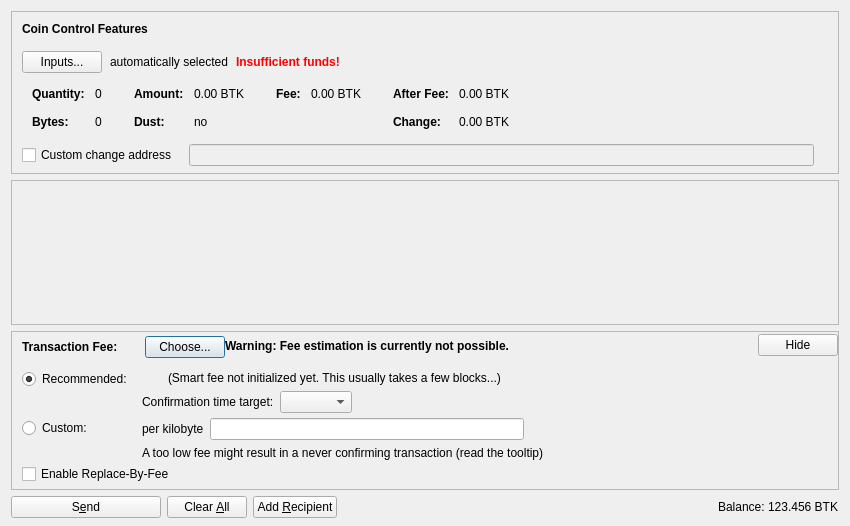
<?xml version="1.0" encoding="UTF-8"?>
<ui version="4.0">
 <class>SendCoinsDialog</class>
 <widget class="QDialog" name="SendCoinsDialog">
  <property name="geometry">
   <rect>
    <x>0</x>
    <y>0</y>
    <width>850</width>
    <height>526</height>
   </rect>
  </property>
  <property name="windowTitle">
   <string>Send Coins</string>
  </property>
  <layout class="QVBoxLayout" name="verticalLayout" stretch="0,1,0,0">
   <property name="bottomMargin">
    <number>8</number>
   </property>
   <item>
    <widget class="QFrame" name="frameCoinControl">
     <property name="sizePolicy">
      <sizepolicy hsizetype="Expanding" vsizetype="Expanding">
       <horstretch>0</horstretch>
       <verstretch>0</verstretch>
      </sizepolicy>
     </property>
     <property name="maximumSize">
      <size>
       <width>16777215</width>
       <height>16777215</height>
      </size>
     </property>
     <property name="frameShape">
      <enum>QFrame::StyledPanel</enum>
     </property>
     <property name="frameShadow">
      <enum>QFrame::Sunken</enum>
     </property>
     <layout class="QVBoxLayout" name="verticalLayoutCoinControl2">
      <property name="spacing">
       <number>0</number>
      </property>
      <property name="leftMargin">
       <number>0</number>
      </property>
      <property name="topMargin">
       <number>0</number>
      </property>
      <property name="rightMargin">
       <number>0</number>
      </property>
      <property name="bottomMargin">
       <number>6</number>
      </property>
      <item>
       <layout class="QVBoxLayout" name="verticalLayoutCoinControl" stretch="0,0,0,0,1">
        <property name="spacing">
         <number>0</number>
        </property>
        <property name="leftMargin">
         <number>10</number>
        </property>
        <property name="topMargin">
         <number>10</number>
        </property>
        <item>
         <layout class="QHBoxLayout" name="horizontalLayoutCoinControl1">
          <property name="bottomMargin">
           <number>15</number>
          </property>
          <item>
           <widget class="QLabel" name="labelCoinControlFeatures">
            <property name="sizePolicy">
             <sizepolicy hsizetype="Preferred" vsizetype="Maximum">
              <horstretch>0</horstretch>
              <verstretch>0</verstretch>
             </sizepolicy>
            </property>
            <property name="font">
             <font>
              <weight>75</weight>
              <bold>true</bold>
             </font>
            </property>
            <property name="styleSheet">
             <string notr="true">font-weight:bold;</string>
            </property>
            <property name="text">
             <string>Coin Control Features</string>
            </property>
           </widget>
          </item>
         </layout>
        </item>
        <item>
         <layout class="QHBoxLayout" name="horizontalLayoutCoinControl2" stretch="0,0,0,0">
          <property name="spacing">
           <number>8</number>
          </property>
          <property name="bottomMargin">
           <number>10</number>
          </property>
          <item>
           <widget class="QPushButton" name="pushButtonCoinControl">
            <property name="styleSheet">
             <string notr="true"/>
            </property>
            <property name="text">
             <string>Inputs...</string>
            </property>
            <property name="autoDefault">
             <bool>false</bool>
            </property>
           </widget>
          </item>
          <item>
           <widget class="QLabel" name="labelCoinControlAutomaticallySelected">
            <property name="text">
             <string>automatically selected</string>
            </property>
            <property name="margin">
             <number>5</number>
            </property>
           </widget>
          </item>
          <item>
           <widget class="QLabel" name="labelCoinControlInsuffFunds">
            <property name="font">
             <font>
              <weight>75</weight>
              <bold>true</bold>
             </font>
            </property>
            <property name="styleSheet">
             <string notr="true">color:red;font-weight:bold;</string>
            </property>
            <property name="text">
             <string>Insufficient funds!</string>
            </property>
            <property name="margin">
             <number>5</number>
            </property>
           </widget>
          </item>
          <item>
           <spacer name="horizontalSpacerCoinControl">
            <property name="orientation">
             <enum>Qt::Horizontal</enum>
            </property>
            <property name="sizeHint" stdset="0">
             <size>
              <width>40</width>
              <height>1</height>
             </size>
            </property>
           </spacer>
          </item>
         </layout>
        </item>
        <item>
         <widget class="QWidget" name="widgetCoinControl" native="true">
          <property name="sizePolicy">
           <sizepolicy hsizetype="Preferred" vsizetype="Preferred">
            <horstretch>0</horstretch>
            <verstretch>0</verstretch>
           </sizepolicy>
          </property>
          <property name="minimumSize">
           <size>
            <width>0</width>
            <height>0</height>
           </size>
          </property>
          <property name="styleSheet">
           <string notr="true"/>
          </property>
          <layout class="QHBoxLayout" name="horizontalLayoutCoinControl5">
           <property name="leftMargin">
            <number>0</number>
           </property>
           <property name="topMargin">
            <number>0</number>
           </property>
           <property name="rightMargin">
            <number>0</number>
           </property>
           <property name="bottomMargin">
            <number>0</number>
           </property>
           <item>
            <layout class="QHBoxLayout" name="horizontalLayoutCoinControl3" stretch="0,0,0,1">
             <property name="spacing">
              <number>20</number>
             </property>
             <property name="topMargin">
              <number>0</number>
             </property>
             <property name="bottomMargin">
              <number>10</number>
             </property>
             <item>
              <layout class="QFormLayout" name="formLayoutCoinControl1">
               <property name="horizontalSpacing">
                <number>10</number>
               </property>
               <property name="verticalSpacing">
                <number>14</number>
               </property>
               <property name="leftMargin">
                <number>10</number>
               </property>
               <property name="topMargin">
                <number>4</number>
               </property>
               <property name="rightMargin">
                <number>6</number>
               </property>
               <item row="0" column="0">
                <widget class="QLabel" name="labelCoinControlQuantityText">
                 <property name="font">
                  <font>
                   <weight>75</weight>
                   <bold>true</bold>
                  </font>
                 </property>
                 <property name="text">
                  <string>Quantity:</string>
                 </property>
                 <property name="margin">
                  <number>0</number>
                 </property>
                </widget>
               </item>
               <item row="0" column="1">
                <widget class="QLabel" name="labelCoinControlQuantity">
                 <property name="cursor">
                  <cursorShape>IBeamCursor</cursorShape>
                 </property>
                 <property name="contextMenuPolicy">
                  <enum>Qt::ActionsContextMenu</enum>
                 </property>
                 <property name="text">
                  <string notr="true">0</string>
                 </property>
                 <property name="margin">
                  <number>0</number>
                 </property>
                 <property name="textInteractionFlags">
                  <set>Qt::LinksAccessibleByMouse|Qt::TextSelectableByKeyboard|Qt::TextSelectableByMouse</set>
                 </property>
                </widget>
               </item>
               <item row="1" column="0">
                <widget class="QLabel" name="labelCoinControlBytesText">
                 <property name="font">
                  <font>
                   <weight>75</weight>
                   <bold>true</bold>
                  </font>
                 </property>
                 <property name="text">
                  <string>Bytes:</string>
                 </property>
                </widget>
               </item>
               <item row="1" column="1">
                <widget class="QLabel" name="labelCoinControlBytes">
                 <property name="cursor">
                  <cursorShape>IBeamCursor</cursorShape>
                 </property>
                 <property name="contextMenuPolicy">
                  <enum>Qt::ActionsContextMenu</enum>
                 </property>
                 <property name="text">
                  <string notr="true">0</string>
                 </property>
                 <property name="textInteractionFlags">
                  <set>Qt::LinksAccessibleByMouse|Qt::TextSelectableByKeyboard|Qt::TextSelectableByMouse</set>
                 </property>
                </widget>
               </item>
              </layout>
             </item>
             <item>
              <layout class="QFormLayout" name="formLayoutCoinControl2">
               <property name="horizontalSpacing">
                <number>10</number>
               </property>
               <property name="verticalSpacing">
                <number>14</number>
               </property>
               <property name="leftMargin">
                <number>6</number>
               </property>
               <property name="topMargin">
                <number>4</number>
               </property>
               <property name="rightMargin">
                <number>6</number>
               </property>
               <item row="0" column="0">
                <widget class="QLabel" name="labelCoinControlAmountText">
                 <property name="font">
                  <font>
                   <weight>75</weight>
                   <bold>true</bold>
                  </font>
                 </property>
                 <property name="text">
                  <string>Amount:</string>
                 </property>
                 <property name="margin">
                  <number>0</number>
                 </property>
                </widget>
               </item>
               <item row="0" column="1">
                <widget class="QLabel" name="labelCoinControlAmount">
                 <property name="cursor">
                  <cursorShape>IBeamCursor</cursorShape>
                 </property>
                 <property name="contextMenuPolicy">
                  <enum>Qt::ActionsContextMenu</enum>
                 </property>
                 <property name="text">
                  <string notr="true">0.00 BTK</string>
                 </property>
                 <property name="textInteractionFlags">
                  <set>Qt::LinksAccessibleByMouse|Qt::TextSelectableByKeyboard|Qt::TextSelectableByMouse</set>
                 </property>
                </widget>
               </item>
               <item row="1" column="0">
                <widget class="QLabel" name="labelCoinControlLowOutputText">
                 <property name="font">
                  <font>
                   <weight>75</weight>
                   <bold>true</bold>
                  </font>
                 </property>
                 <property name="text">
                  <string>Dust:</string>
                 </property>
                </widget>
               </item>
               <item row="1" column="1">
                <widget class="QLabel" name="labelCoinControlLowOutput">
                 <property name="cursor">
                  <cursorShape>IBeamCursor</cursorShape>
                 </property>
                 <property name="contextMenuPolicy">
                  <enum>Qt::ActionsContextMenu</enum>
                 </property>
                 <property name="text">
                  <string notr="true">no</string>
                 </property>
                 <property name="textInteractionFlags">
                  <set>Qt::LinksAccessibleByMouse|Qt::TextSelectableByKeyboard|Qt::TextSelectableByMouse</set>
                 </property>
                </widget>
               </item>
              </layout>
             </item>
             <item>
              <layout class="QFormLayout" name="formLayoutCoinControl3">
               <property name="horizontalSpacing">
                <number>10</number>
               </property>
               <property name="verticalSpacing">
                <number>14</number>
               </property>
               <property name="leftMargin">
                <number>6</number>
               </property>
               <property name="topMargin">
                <number>4</number>
               </property>
               <property name="rightMargin">
                <number>6</number>
               </property>
               <item row="0" column="0">
                <widget class="QLabel" name="labelCoinControlFeeText">
                 <property name="font">
                  <font>
                   <weight>75</weight>
                   <bold>true</bold>
                  </font>
                 </property>
                 <property name="text">
                  <string>Fee:</string>
                 </property>
                 <property name="margin">
                  <number>0</number>
                 </property>
                </widget>
               </item>
               <item row="0" column="1">
                <widget class="QLabel" name="labelCoinControlFee">
                 <property name="cursor">
                  <cursorShape>IBeamCursor</cursorShape>
                 </property>
                 <property name="contextMenuPolicy">
                  <enum>Qt::ActionsContextMenu</enum>
                 </property>
                 <property name="text">
                  <string notr="true">0.00 BTK</string>
                 </property>
                 <property name="textInteractionFlags">
                  <set>Qt::LinksAccessibleByMouse|Qt::TextSelectableByKeyboard|Qt::TextSelectableByMouse</set>
                 </property>
                </widget>
               </item>
              </layout>
             </item>
             <item>
              <layout class="QFormLayout" name="formLayoutCoinControl4">
               <property name="horizontalSpacing">
                <number>10</number>
               </property>
               <property name="verticalSpacing">
                <number>14</number>
               </property>
               <property name="leftMargin">
                <number>6</number>
               </property>
               <property name="topMargin">
                <number>4</number>
               </property>
               <property name="rightMargin">
                <number>6</number>
               </property>
               <item row="0" column="0">
                <widget class="QLabel" name="labelCoinControlAfterFeeText">
                 <property name="font">
                  <font>
                   <weight>75</weight>
                   <bold>true</bold>
                  </font>
                 </property>
                 <property name="text">
                  <string>After Fee:</string>
                 </property>
                 <property name="margin">
                  <number>0</number>
                 </property>
                </widget>
               </item>
               <item row="0" column="1">
                <widget class="QLabel" name="labelCoinControlAfterFee">
                 <property name="cursor">
                  <cursorShape>IBeamCursor</cursorShape>
                 </property>
                 <property name="contextMenuPolicy">
                  <enum>Qt::ActionsContextMenu</enum>
                 </property>
                 <property name="text">
                  <string notr="true">0.00 BTK</string>
                 </property>
                 <property name="textInteractionFlags">
                  <set>Qt::LinksAccessibleByMouse|Qt::TextSelectableByKeyboard|Qt::TextSelectableByMouse</set>
                 </property>
                </widget>
               </item>
               <item row="1" column="0">
                <widget class="QLabel" name="labelCoinControlChangeText">
                 <property name="font">
                  <font>
                   <weight>75</weight>
                   <bold>true</bold>
                  </font>
                 </property>
                 <property name="text">
                  <string>Change:</string>
                 </property>
                </widget>
               </item>
               <item row="1" column="1">
                <widget class="QLabel" name="labelCoinControlChange">
                 <property name="cursor">
                  <cursorShape>IBeamCursor</cursorShape>
                 </property>
                 <property name="contextMenuPolicy">
                  <enum>Qt::ActionsContextMenu</enum>
                 </property>
                 <property name="text">
                  <string notr="true">0.00 BTK</string>
                 </property>
                 <property name="textInteractionFlags">
                  <set>Qt::LinksAccessibleByMouse|Qt::TextSelectableByKeyboard|Qt::TextSelectableByMouse</set>
                 </property>
                </widget>
               </item>
              </layout>
             </item>
            </layout>
           </item>
          </layout>
         </widget>
        </item>
        <item>
         <layout class="QHBoxLayout" name="horizontalLayoutCoinControl4" stretch="0,0,0">
          <property name="spacing">
           <number>12</number>
          </property>
          <property name="sizeConstraint">
           <enum>QLayout::SetDefaultConstraint</enum>
          </property>
          <property name="topMargin">
           <number>5</number>
          </property>
          <property name="rightMargin">
           <number>5</number>
          </property>
          <item>
           <widget class="QCheckBox" name="checkBoxCoinControlChange">
            <property name="toolTip">
             <string>If this is activated, but the change address is empty or invalid, change will be sent to a newly generated address.</string>
            </property>
            <property name="text">
             <string>Custom change address</string>
            </property>
           </widget>
          </item>
          <item>
           <widget class="QValidatedLineEdit" name="lineEditCoinControlChange">
            <property name="enabled">
             <bool>false</bool>
            </property>
            <property name="sizePolicy">
             <sizepolicy hsizetype="Expanding" vsizetype="Fixed">
              <horstretch>0</horstretch>
              <verstretch>0</verstretch>
             </sizepolicy>
            </property>
           </widget>
          </item>
          <item>
           <widget class="QLabel" name="labelCoinControlChangeLabel">
            <property name="sizePolicy">
             <sizepolicy hsizetype="Preferred" vsizetype="Expanding">
              <horstretch>0</horstretch>
              <verstretch>0</verstretch>
             </sizepolicy>
            </property>
            <property name="minimumSize">
             <size>
              <width>0</width>
              <height>0</height>
             </size>
            </property>
            <property name="text">
             <string/>
            </property>
            <property name="margin">
             <number>3</number>
            </property>
           </widget>
          </item>
         </layout>
        </item>
        <item>
         <spacer name="verticalSpacerCoinControl">
          <property name="orientation">
           <enum>Qt::Vertical</enum>
          </property>
          <property name="sizeHint" stdset="0">
           <size>
            <width>800</width>
            <height>1</height>
           </size>
          </property>
         </spacer>
        </item>
       </layout>
      </item>
     </layout>
    </widget>
   </item>
   <item>
    <widget class="QScrollArea" name="scrollArea">
     <property name="widgetResizable">
      <bool>true</bool>
     </property>
     <widget class="QWidget" name="scrollAreaWidgetContents">
      <property name="geometry">
       <rect>
        <x>0</x>
        <y>0</y>
        <width>830</width>
        <height>104</height>
       </rect>
      </property>
      <layout class="QVBoxLayout" name="verticalLayout_2" stretch="0,1">
       <property name="leftMargin">
        <number>0</number>
       </property>
       <property name="topMargin">
        <number>0</number>
       </property>
       <property name="rightMargin">
        <number>0</number>
       </property>
       <property name="bottomMargin">
        <number>0</number>
       </property>
       <item>
        <layout class="QVBoxLayout" name="entries">
         <property name="spacing">
          <number>6</number>
         </property>
        </layout>
       </item>
       <item>
        <spacer name="verticalSpacer">
         <property name="orientation">
          <enum>Qt::Vertical</enum>
         </property>
         <property name="sizeHint" stdset="0">
          <size>
           <width>20</width>
           <height>40</height>
          </size>
         </property>
        </spacer>
       </item>
      </layout>
     </widget>
    </widget>
   </item>
   <item>
    <widget class="QFrame" name="frameFee">
     <property name="sizePolicy">
      <sizepolicy hsizetype="Expanding" vsizetype="Expanding">
       <horstretch>0</horstretch>
       <verstretch>0</verstretch>
      </sizepolicy>
     </property>
     <property name="maximumSize">
      <size>
       <width>16777215</width>
       <height>16777215</height>
      </size>
     </property>
     <property name="frameShape">
      <enum>QFrame::StyledPanel</enum>
     </property>
     <property name="frameShadow">
      <enum>QFrame::Sunken</enum>
     </property>
     <layout class="QVBoxLayout" name="verticalLayoutFee1">
      <property name="spacing">
       <number>0</number>
      </property>
      <property name="leftMargin">
       <number>0</number>
      </property>
      <property name="topMargin">
       <number>0</number>
      </property>
      <property name="rightMargin">
       <number>0</number>
      </property>
      <property name="bottomMargin">
       <number>0</number>
      </property>
      <item>
       <layout class="QVBoxLayout" name="verticalLayoutFee2" stretch="0,0,0">
        <property name="spacing">
         <number>0</number>
        </property>
        <property name="leftMargin">
         <number>10</number>
        </property>
        <property name="topMargin">
         <number>0</number>
        </property>
        <item>
         <layout class="QHBoxLayout" name="horizontalLayoutFee1">
          <property name="bottomMargin">
           <number>0</number>
          </property>
          <item>
           <layout class="QVBoxLayout" name="verticalLayoutFee7">
            <property name="spacing">
             <number>0</number>
            </property>
            <item>
             <spacer name="verticalSpacerSmartFee">
              <property name="orientation">
               <enum>Qt::Vertical</enum>
              </property>
              <property name="sizeType">
               <enum>QSizePolicy::Fixed</enum>
              </property>
              <property name="sizeHint" stdset="0">
               <size>
                <width>1</width>
                <height>4</height>
               </size>
              </property>
             </spacer>
            </item>
            <item>
             <layout class="QHBoxLayout" name="horizontalLayoutSmartFee">
              <property name="spacing">
               <number>10</number>
              </property>
              <item>
               <widget class="QLabel" name="labelFeeHeadline">
                <property name="sizePolicy">
                 <sizepolicy hsizetype="Preferred" vsizetype="Maximum">
                  <horstretch>0</horstretch>
                  <verstretch>0</verstretch>
                 </sizepolicy>
                </property>
                <property name="font">
                 <font>
                  <weight>75</weight>
                  <bold>true</bold>
                 </font>
                </property>
                <property name="styleSheet">
                 <string notr="true">font-weight:bold;</string>
                </property>
                <property name="text">
                 <string>Transaction Fee:</string>
                </property>
               </widget>
              </item>
              <item>
               <widget class="QLabel" name="labelFeeMinimized">
                <property name="text">
                 <string/>
                </property>
               </widget>
              </item>
              <item>
               <widget class="QPushButton" name="buttonChooseFee">
                <property name="text">
                 <string>Choose...</string>
                </property>
               </widget>
              </item>
             </layout>
            </item>
            <item>
             <spacer name="verticalSpacer_5">
              <property name="orientation">
               <enum>Qt::Vertical</enum>
              </property>
              <property name="sizeHint" stdset="0">
               <size>
                <width>1</width>
                <height>1</height>
               </size>
              </property>
             </spacer>
            </item>
           </layout>
          </item>
          <item>
           <widget class="QLabel" name="fallbackFeeWarningLabel">
            <property name="toolTip">
             <string>Using the fallbackfee can result in sending a transaction that will take several hours or days (or never) to confirm. Consider choosing your fee manually or wait until you have validated the complete chain.</string>
            </property>
            <property name="font">
            <font>
                <weight>75</weight>
                <bold>true</bold>
            </font>
            </property>
            <property name="text">
             <string>Warning: Fee estimation is currently not possible.</string>
            </property>
            <property name="wordWrap">
             <bool>false</bool>
            </property>
           </widget>
          </item>
          <item>
           <spacer name="horizontalSpacer_4">
            <property name="orientation">
             <enum>Qt::Horizontal</enum>
            </property>
            <property name="sizeType">
             <enum>QSizePolicy::MinimumExpanding</enum>
            </property>
            <property name="sizeHint" stdset="0">
             <size>
              <width>40</width>
              <height>20</height>
             </size>
            </property>
           </spacer>
          </item>
          <item>
           <widget class="QPushButton" name="buttonMinimizeFee">
            <property name="toolTip">
             <string>Hide transaction fee settings</string>
            </property>
            <property name="text">
             <string>Hide</string>
            </property>
           </widget>
          </item>
         </layout>
        </item>
        <item>
         <widget class="QFrame" name="frameFeeSelection">
          <layout class="QVBoxLayout" name="verticalLayoutFee12">
           <property name="spacing">
            <number>0</number>
           </property>
           <property name="leftMargin">
            <number>0</number>
           </property>
           <property name="topMargin">
            <number>0</number>
           </property>
           <property name="rightMargin">
            <number>0</number>
           </property>
           <property name="bottomMargin">
            <number>0</number>
           </property>
           <item>
            <layout class="QGridLayout" name="gridLayoutFee">
             <property name="topMargin">
              <number>10</number>
             </property>
             <property name="bottomMargin">
              <number>4</number>
             </property>
             <property name="horizontalSpacing">
              <number>10</number>
             </property>
             <property name="verticalSpacing">
              <number>4</number>
             </property>
             <item row="1" column="1">
              <layout class="QVBoxLayout" name="verticalLayoutFee8">
               <property name="spacing">
                <number>6</number>
               </property>
               <item>
                <layout class="QHBoxLayout" name="horizontalLayoutFee13">
                 <item>
                  <widget class="QLabel" name="labelCustomPerKilobyte">
                   <property name="toolTip">
                    <string>Specify a custom fee per kB (1,000 bytes) of the transaction's virtual size.

Note:  Since the fee is calculated on a per-byte basis, a fee of "100 satoshis per kB" for a transaction size of 500 bytes (half of 1 kB) would ultimately yield a fee of only 50 satoshis.</string>
                   </property>
                   <property name="text">
                    <string>per kilobyte</string>
                   </property>
                  </widget>
                 </item>
                 <item>
                  <widget class="BitkincoinAmountField" name="customFee"/>
                 </item>
                 <item>
                  <spacer name="horizontalSpacer_6">
                   <property name="orientation">
                    <enum>Qt::Horizontal</enum>
                   </property>
                   <property name="sizeHint" stdset="0">
                    <size>
                     <width>1</width>
                     <height>1</height>
                    </size>
                   </property>
                  </spacer>
                 </item>
                </layout>
               </item>
               <item>
                <layout class="QHBoxLayout" name="horizontalLayoutFee8">
                 <item>
                  <widget class="QLabel" name="labelCustomFeeWarning">
                   <property name="enabled">
                    <bool>true</bool>
                   </property>
                   <property name="toolTip">
                    <string>When there is less transaction volume than space in the blocks, miners as well as relaying nodes may enforce a minimum fee. Paying only this minimum fee is just fine, but be aware that this can result in a never confirming transaction once there is more demand for bitkincoin transactions than the network can process.</string>
                   </property>
                   <property name="text">
                    <string>A too low fee might result in a never confirming transaction (read the tooltip)</string>
                   </property>
                  </widget>
                 </item>
                 <item>
                  <spacer name="horizontalSpacer_2">
                   <property name="orientation">
                    <enum>Qt::Horizontal</enum>
                   </property>
                   <property name="sizeHint" stdset="0">
                    <size>
                     <width>1</width>
                     <height>1</height>
                    </size>
                   </property>
                  </spacer>
                 </item>
                </layout>
               </item>
              </layout>
             </item>
             <item row="0" column="0">
              <layout class="QVBoxLayout" name="verticalLayoutFee4" stretch="0,1">
               <item>
                <widget class="QRadioButton" name="radioSmartFee">
                 <property name="text">
                  <string>Recommended:</string>
                 </property>
                 <property name="checked">
                  <bool>true</bool>
                 </property>
                 <attribute name="buttonGroup">
                  <string notr="true">groupFee</string>
                 </attribute>
                </widget>
               </item>
               <item>
                <spacer name="verticalSpacer_2">
                 <property name="orientation">
                  <enum>Qt::Vertical</enum>
                 </property>
                 <property name="sizeHint" stdset="0">
                  <size>
                   <width>1</width>
                   <height>1</height>
                  </size>
                 </property>
                </spacer>
               </item>
              </layout>
             </item>
             <item row="1" column="0">
              <layout class="QVBoxLayout" name="verticalLayoutFee9" stretch="0,1">
               <item>
                <widget class="QRadioButton" name="radioCustomFee">
                 <property name="text">
                  <string>Custom:</string>
                 </property>
                 <attribute name="buttonGroup">
                  <string notr="true">groupFee</string>
                 </attribute>
                </widget>
               </item>
               <item>
                <spacer name="verticalSpacer_6">
                 <property name="orientation">
                  <enum>Qt::Vertical</enum>
                 </property>
                 <property name="sizeHint" stdset="0">
                  <size>
                   <width>1</width>
                   <height>1</height>
                  </size>
                 </property>
                </spacer>
               </item>
              </layout>
             </item>
             <item row="0" column="1">
              <layout class="QVBoxLayout" name="verticalLayoutFee3" stretch="0,0,1">
               <property name="spacing">
                <number>6</number>
               </property>
               <property name="topMargin">
                <number>2</number>
               </property>
               <item>
                <layout class="QHBoxLayout" name="horizontalLayoutFee12">
                 <item>
                  <widget class="QLabel" name="labelSmartFee">
                   <property name="text">
                    <string/>
                   </property>
                  </widget>
                 </item>
                 <item>
                  <widget class="QLabel" name="labelFeeEstimation">
                   <property name="text">
                    <string/>
                   </property>
                  </widget>
                 </item>
                 <item>
                  <widget class="QLabel" name="labelSmartFee2">
                   <property name="text">
                    <string>(Smart fee not initialized yet. This usually takes a few blocks...)</string>
                   </property>
                  </widget>
                 </item>
                 <item>
                  <spacer name="horizontalSpacer_5">
                   <property name="orientation">
                    <enum>Qt::Horizontal</enum>
                   </property>
                   <property name="sizeHint" stdset="0">
                    <size>
                     <width>1</width>
                     <height>1</height>
                    </size>
                   </property>
                  </spacer>
                 </item>
                </layout>
               </item>
               <item>
                <layout class="QHBoxLayout" name="horizontalLayoutFee9">
                 <item>
                  <layout class="QVBoxLayout" name="verticalLayoutFee6">
                   <item>
                    <widget class="QLabel" name="labelSmartFee3">
                     <property name="text">
                      <string>Confirmation time target:</string>
                     </property>
                    </widget>
                   </item>
                  </layout>
                 </item>
                 <item>
                  <layout class="QVBoxLayout" name="verticalLayoutFee5">
                   <property name="rightMargin">
                    <number>30</number>
                   </property>
                   <item>
                    <layout class="QHBoxLayout" name="horizontalLayoutConfTarget">
                     <property name="bottomMargin">
                      <number>0</number>
                     </property>
                     <item>
                      <widget class="QComboBox" name="confTargetSelector"/>
                     </item>
                     <item>
                      <spacer name="horizontalSpacerConfTarget">
                       <property name="orientation">
                        <enum>Qt::Horizontal</enum>
                       </property>
                       <property name="sizeHint" stdset="0">
                        <size>
                         <width>40</width>
                         <height>20</height>
                        </size>
                       </property>
                      </spacer>
                     </item>
                    </layout>
                   </item>
                  </layout>
                 </item>
                </layout>
               </item>
               <item>
                <spacer name="verticalSpacer_4">
                 <property name="orientation">
                  <enum>Qt::Vertical</enum>
                 </property>
                 <property name="sizeHint" stdset="0">
                  <size>
                   <width>1</width>
                   <height>1</height>
                  </size>
                 </property>
                </spacer>
               </item>
              </layout>
             </item>
            </layout>
           </item>
           <item>
            <widget class="QCheckBox" name="optInRBF">
             <property name="text">
              <string>Enable Replace-By-Fee</string>
             </property>
             <property name="toolTip">
              <string>With Replace-By-Fee (BIP-125) you can increase a transaction's fee after it is sent. Without this, a higher fee may be recommended to compensate for increased transaction delay risk.</string>
             </property>
            </widget>
           </item>
          </layout>
         </widget>
        </item>
        <item>
         <spacer name="verticalSpacerFee">
          <property name="orientation">
           <enum>Qt::Vertical</enum>
          </property>
          <property name="sizeHint" stdset="0">
           <size>
            <width>40</width>
            <height>5</height>
           </size>
          </property>
         </spacer>
        </item>
       </layout>
      </item>
     </layout>
    </widget>
   </item>
   <item>
    <layout class="QHBoxLayout" name="horizontalLayout">
     <item>
      <widget class="QPushButton" name="sendButton">
       <property name="minimumSize">
        <size>
         <width>150</width>
         <height>0</height>
        </size>
       </property>
       <property name="toolTip">
        <string>Confirm the send action</string>
       </property>
       <property name="text">
        <string>S&amp;end</string>
       </property>
       <property name="icon">
        <iconset resource="../bitkincoin.qrc">
         <normaloff>:/icons/send</normaloff>:/icons/send</iconset>
       </property>
       <property name="autoDefault">
        <bool>false</bool>
       </property>
       <property name="default">
        <bool>false</bool>
       </property>
      </widget>
     </item>
     <item>
      <widget class="QPushButton" name="clearButton">
       <property name="sizePolicy">
        <sizepolicy hsizetype="Minimum" vsizetype="Fixed">
         <horstretch>0</horstretch>
         <verstretch>0</verstretch>
        </sizepolicy>
       </property>
       <property name="toolTip">
        <string>Clear all fields of the form.</string>
       </property>
       <property name="text">
        <string>Clear &amp;All</string>
       </property>
       <property name="icon">
        <iconset resource="../bitkincoin.qrc">
         <normaloff>:/icons/remove</normaloff>:/icons/remove</iconset>
       </property>
       <property name="autoDefault">
        <bool>false</bool>
       </property>
      </widget>
     </item>
     <item>
      <widget class="QPushButton" name="addButton">
       <property name="toolTip">
        <string>Send to multiple recipients at once</string>
       </property>
       <property name="text">
        <string>Add &amp;Recipient</string>
       </property>
       <property name="icon">
        <iconset resource="../bitkincoin.qrc">
         <normaloff>:/icons/add</normaloff>:/icons/add</iconset>
       </property>
       <property name="autoDefault">
        <bool>false</bool>
       </property>
      </widget>
     </item>
     <item>
      <spacer name="horizontalSpacer">
       <property name="orientation">
        <enum>Qt::Horizontal</enum>
       </property>
       <property name="sizeHint" stdset="0">
        <size>
         <width>40</width>
         <height>20</height>
        </size>
       </property>
      </spacer>
     </item>
     <item>
      <layout class="QHBoxLayout" name="horizontalLayout_2">
       <property name="spacing">
        <number>3</number>
       </property>
       <item>
        <widget class="QLabel" name="labelBalanceName">
         <property name="sizePolicy">
          <sizepolicy hsizetype="Preferred" vsizetype="Fixed">
           <horstretch>0</horstretch>
           <verstretch>0</verstretch>
          </sizepolicy>
         </property>
         <property name="text">
          <string>Balance:</string>
         </property>
        </widget>
       </item>
       <item>
        <widget class="QLabel" name="labelBalance">
         <property name="sizePolicy">
          <sizepolicy hsizetype="Preferred" vsizetype="Fixed">
           <horstretch>0</horstretch>
           <verstretch>0</verstretch>
          </sizepolicy>
         </property>
         <property name="cursor">
          <cursorShape>IBeamCursor</cursorShape>
         </property>
         <property name="text">
          <string notr="true">123.456 BTK</string>
         </property>
         <property name="textInteractionFlags">
          <set>Qt::LinksAccessibleByMouse|Qt::TextSelectableByKeyboard|Qt::TextSelectableByMouse</set>
         </property>
        </widget>
       </item>
      </layout>
     </item>
    </layout>
   </item>
  </layout>
 </widget>
 <customwidgets>
  <customwidget>
   <class>QValidatedLineEdit</class>
   <extends>QLineEdit</extends>
   <header>qt/qvalidatedlineedit.h</header>
  </customwidget>
  <customwidget>
   <class>BitkincoinAmountField</class>
   <extends>QLineEdit</extends>
   <header>qt/bitkincoinamountfield.h</header>
   <container>1</container>
  </customwidget>
 </customwidgets>
 <resources>
  <include location="../bitkincoin.qrc"/>
 </resources>
 <connections/>
 <buttongroups>
  <buttongroup name="groupFee"/>
 </buttongroups>
</ui>
